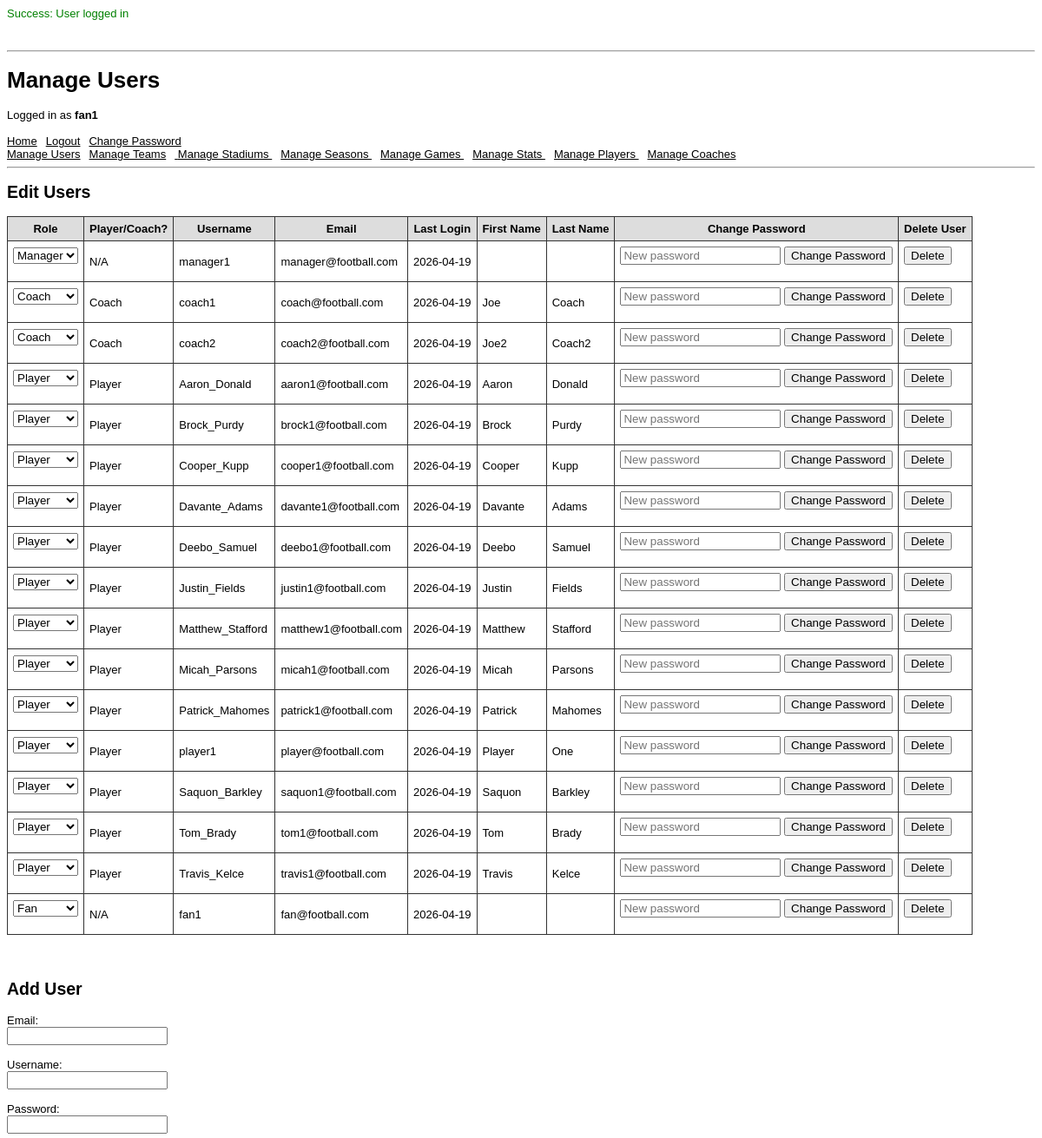
/pages/user_page.php (signed in, upper part), run on an earlier commit of the app's database.
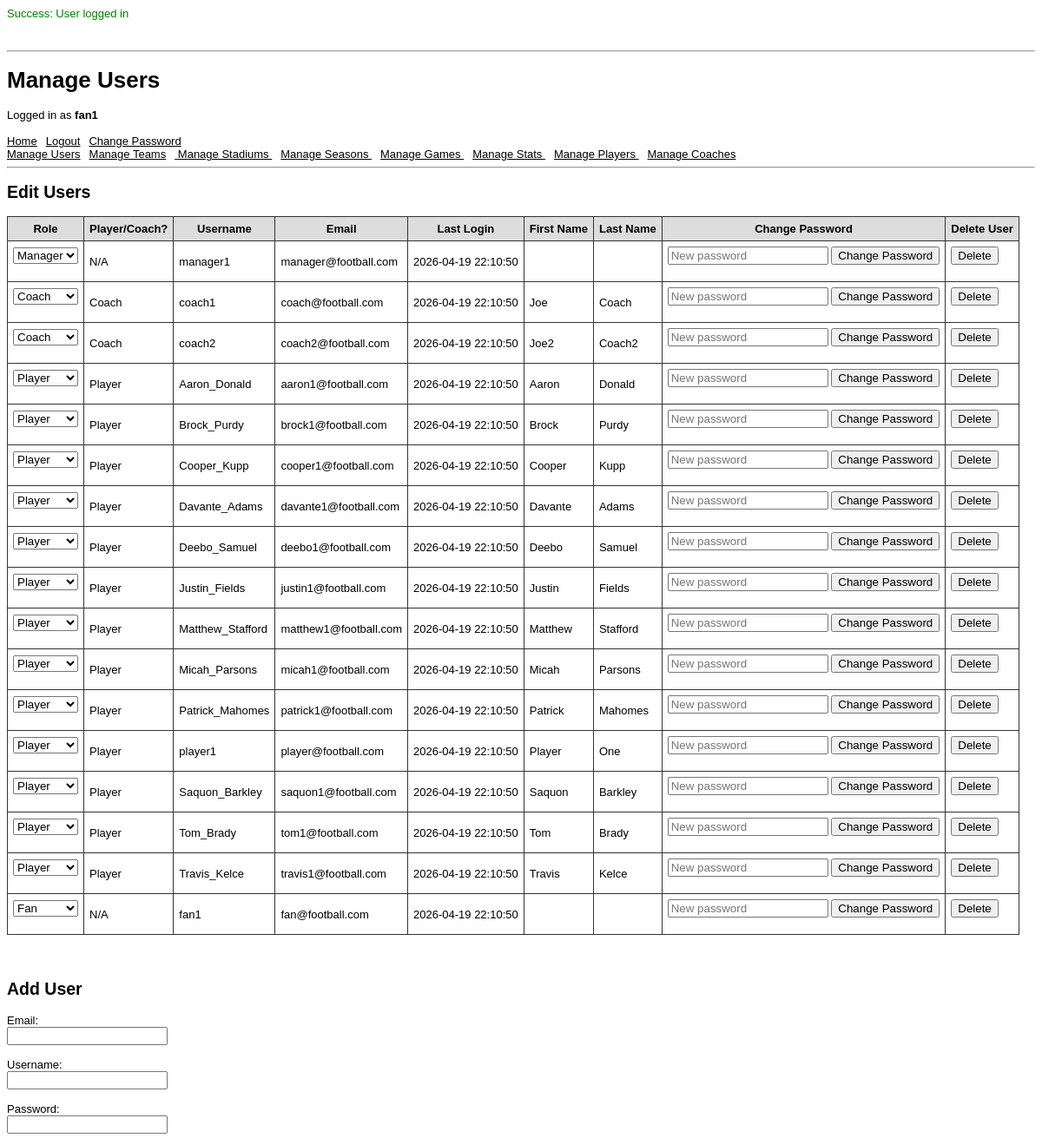
And on a later commit of the database.
### tables this page shows
CREATE TABLE UserAccount (
    user_id       INT UNSIGNED PRIMARY KEY AUTO_INCREMENT,
    role_id       INT UNSIGNED NOT NULL DEFAULT 1,
    username      VARCHAR(50)  NOT NULL UNIQUE,
    password_hash CHAR(60)     NOT NULL,
    email         VARCHAR(254) NOT NULL UNIQUE,
    last_login    TIMESTAMP    DEFAULT CURRENT_TIMESTAMP,

    FOREIGN KEY (role_id)
        REFERENCES Role(role_id)
        ON DELETE RESTRICT,

    CONSTRAINT valid_email    CHECK (email REGEXP '^[a-zA-Z0-9_.-]+@[a-zA-Z0-9-]+\.[a-zA-Z0-9-.]+$'),
    CONSTRAINT valid_username CHECK (CHAR_LENGTH(username) BETWEEN 4 AND 50)
);

CREATE TABLE Coach (
    coach_id   INT UNSIGNED PRIMARY KEY AUTO_INCREMENT,
    user_id    INT UNSIGNED NOT NULL UNIQUE,
    team_id    INT UNSIGNED,
    first_name VARCHAR(100) NOT NULL,
    last_name  VARCHAR(100) NOT NULL,

    FOREIGN KEY (user_id)
        REFERENCES UserAccount(user_id)
        ON DELETE CASCADE,

    FOREIGN KEY (team_id)
        REFERENCES Team(team_id)
        ON DELETE SET NULL
);

CREATE TABLE Player (
    player_id  INT UNSIGNED PRIMARY KEY AUTO_INCREMENT,
    user_id    INT UNSIGNED NOT NULL UNIQUE,
    first_name VARCHAR(100) NOT NULL,
    last_name  VARCHAR(100) NOT NULL,
    position   VARCHAR(5)   NOT NULL,
    status     VARCHAR(10)  NOT NULL,

    FOREIGN KEY (user_id)
        REFERENCES UserAccount(user_id)
        ON DELETE CASCADE
);

### pages/user_page.php (the view, shortened to what this page needs)
<?php
  require_once(__DIR__ . '/../scripts/StartSession.php');
  require_once(__DIR__ . '/../scripts/helpers.php');
  require_once(__DIR__ . '/html_components.php');
  do_html_header('Manage Users');
  check_valid_user();
  display_user_nav();
  display_manage_user();
  display_add_user();
  do_html_footer();
  function display_manage_user() {
    echo "<h2>Edit Users</h2>";
    $query = "
      SELECT
          u.username,
          u.user_id,
          r.name AS role,
          u.email,
          u.last_login,
          p.first_name AS player_first_name,
          p.last_name AS player_last_name,
          c.first_name AS coach_first_name,
          c.last_name AS coach_last_name
      FROM UserAccount u
      JOIN Role r
          ON r.role_id = u.role_id
      LEFT JOIN Player p
          ON u.user_id = p.user_id
      LEFT JOIN Coach c
          ON u.user_id = c.user_id
      ORDER BY u.role_id DESC, u.username ASC
    ";
    global $db;
    $result = query_with_perms($db, $query);
    echo "<table>";
    echo "<tr>
            <th>Role</th>
            <th>Player/Coach?</th>
            <th>Username</th>
            <th>Email</th>
            <th>Last Login</th>
            <th>First Name</th>
            <th>Last Name</th>
            <th>Change Password</th>
            <th>Delete User</th>
          </tr>";
    while ($row = $result->fetch_assoc()) {
      echo "<tr>";
      echo "<td>
              <form method='post' action='../scripts/user/edit_role.php'>
                <input type='hidden' name='manage_user_username' value='" . sanitize_str($row['username']) . "'>
                  <select name='manage_user_role' onchange='this.form.submit()'>";
                  $roles = get_roles();
                  foreach ($roles as $role) {
                      echo "<option value='$role'" . ($row['role'] == $role ? ' selected' : '') . ">$role</option>";
                  }
      echo "
                  </select>
                  <input type='hidden' name='username' value='" . sanitize_str($row['username']) . "'>
              </form>
            </td>";
      $query = "
        SELECT 'Player' AS job
        FROM Player
        WHERE user_id = ?
          UNION
        SELECT 'Coach' AS job
        FROM Coach
        WHERE user_id = ?
        LIMIT 1
      ";
      try {
        $stmt = prepare_with_perms($db, $query);
        $stmt->bind_param("ii", $row['user_id'], $row['user_id']);
        $stmt->execute();
        $stmt->store_result();
        if ($stmt->num_rows > 0) {
          $stmt->bind_result($player_or_coach);
          $stmt->fetch();
        } else {
          $player_or_coach = "N/A";
        }
      } catch (mysqli_sql_exception $e) {
        $player_or_coach = "N/A";
      } finally {
        $stmt->close();
      }
      echo "<td>" . sanitize_str($player_or_coach) . "</td>";
      echo "<td>" . sanitize_str($row['username']) . "</td>";
      echo "<td>" . sanitize_str($row['email']) . "</td>";
      echo "<td>" . sanitize_str($row['last_login']) . "</td>";
      $first_name = "";
      $last_name = "";
      if ($player_or_coach == 'Player') {
          $first_name = $row['player_first_name'];
          $last_name = $row['player_last_name'];
      } else if ($player_or_coach == 'Coach') {
          $first_name = $row['coach_first_name'];
          $last_name = $row['coach_last_name'];
      }
      echo "<td>" . sanitize_str($first_name) . "</td>";
      echo "<td>" . sanitize_str($last_name) . "</td>";
      echo "<td>";
      echo '<form method="post" action="../scripts/user/force_change_password.php">
              <input type="hidden" name="change_password_username" value="' . sanitize_str($row['username']) . '">
              <input type="text" placeholder="New password" name="change_password_password" required minlength="4">
              <input type="submit" value="Change Password">
            </form>
      ';
      echo "</td>";
      echo "<td>";
      echo '<form method="post" action="../scripts/user/delete_user.php">
              <input type="hidden" name="delete_username" value="' . sanitize_str($row['username']) . '">
              <input type="submit" value="Delete">
            </form>
      ';
      echo "</td>";
      echo "</tr>";
    }
    echo "</table>";
  }
  function display_add_user() {
    echo '
      <br>
      <h2>Add User</h2>
      <form method="post" action="../scripts/user/create_user.php">
        <label>Email:</label><br>
        <input type="email" name="add_user_email" required><br><br>
        <label>Username:</label><br>
        <input type="text" name="add_user_username" minlength="4" maxlength="50" required><br><br>
        <label>Password:</label><br>
        <input type="password" name="add_user_password" minlength="4" required><br><br>
        <label>Confirm Password:</label><br>
        <input type="password" name="add_user_repeat_password" minlength="4" required><br><br>
        <label>Role:</label><br>
        <select name="add_user_role" required>
          <option value="">-- Select Role --</option>
    ';
    echo '
        </select>
        <br><br>
      <input type="submit" value="Add User"><br><br>
    </form>
    ';
  }
  function get_roles() {
    global $db;
    $query = "
      SELECT name
      FROM Role
      ORDER BY role_id
    ";
    $result = query_with_perms($db, $query);
    $roles = [];
    while ($row = $result->fetch_assoc()) {
      $role = $row['name'];
      array_push($roles, $role);
    }
    return $roles;
  }
?>

### scripts/StartSession.php (shortened to what this page needs)
<?php
  if (isset($_SESSION['error']) && !empty($_SESSION['error'])) {
    echo '<p style="color: red">Error: '.htmlspecialchars($_SESSION['error']).'</p><br>';
  } else if (isset($_SESSION['success']) && !empty($_SESSION['success'])) {
    echo '<p style="color: green">Success: '.htmlspecialchars($_SESSION['success']).'</p><br>';
  }
?>

### pages/html_components.php (shortened to what this page needs)
<?php
function do_html_header($title) {
?>
<!doctype html>
<html>
<head>
</head>
<body>
<hr/>
<?php
  if ($title) {
    echo "<h1>" . htmlspecialchars($title) . "</h1>";
  }
}
function do_html_footer() {
?>
</body>
</html>
<?php
}
function display_user_nav() {
  echo "<a href='home_page.php'>Home</a>";
  echo "<a href='../scripts/user/logout.php'>Logout</a>";
  echo "<a href='change_password_page.php'>Change Password</a>";
  echo "<br>";
  echo "<a href='user_page.php'>Manage Users</a>";
  echo "<a href='team_page.php'>Manage Teams</a>";
  echo "<a href='stadium_page.php'>
          Manage Stadiums
        </a>";
  echo "<a href='season_page.php'>
          Manage Seasons
        </a>";
  echo "<a href='game_page.php'>
          Manage Games
        </a>";
  echo "<a href='stat_page.php'>
          Manage Stats
        </a>";
  echo "<a href='player_page.php'>
          Manage Players
        </a>";
  echo "<a href='coach_page.php'>
          Manage Coaches
        </a>";
  echo "<hr>";
}
?>

### scripts/helpers.php (shortened to what this page needs)
<?php
require_once(__DIR__ . "/../pages/html_components.php");
function sanitize_str($data) {
  if (empty($data) || is_null($data)) {
    return $data;
  }
  return htmlspecialchars(trim($data));
}
function check_valid_user() {
  echo "Logged in as <b>" . sanitize_str($_SESSION['UserName']) . "</b><br><br>";
}
function prepare_with_perms($db, $query) {
  try {
    $stmt = $db->prepare($query);
    return $stmt;
  } catch (Exception $e) {
    err_permission_denied();
  }
}
function query_with_perms($db, $query) {
  try {
    $result = $db->query($query);
    return $result;
  } catch (Exception $e) {
    err_permission_denied();
  }
}
?>

### pages/html_components.php (style rules this page uses)
body { font-family: Arial, Helvetica, sans-serif; font-size: 13px; }
li, td, th { font-family: Arial, Helvetica, sans-serif; font-size: 13px; }
hr { color: #3333cc; }
a { color: #000; margin-right: 10px; }
table { border-collapse: collapse; margin-bottom: 20px; }
th { background: #ddd; }
th, td { padding: 6px; border: 1px solid #333; }

What changed in the data, as far as the page shows it:
changed useraccount "manager1": last_login "2026-04-19" → "2026-04-19 22:10:50"
changed useraccount "coach1": last_login "2026-04-19" → "2026-04-19 22:10:50"
changed useraccount "coach2": last_login "2026-04-19" → "2026-04-19 22:10:50"
changed useraccount "Aaron_Donald": last_login "2026-04-19" → "2026-04-19 22:10:50"
changed useraccount "Brock_Purdy": last_login "2026-04-19" → "2026-04-19 22:10:50"
changed useraccount "Cooper_Kupp": last_login "2026-04-19" → "2026-04-19 22:10:50"
changed useraccount "Davante_Adams": last_login "2026-04-19" → "2026-04-19 22:10:50"
changed useraccount "Deebo_Samuel": last_login "2026-04-19" → "2026-04-19 22:10:50"
changed useraccount "Justin_Fields": last_login "2026-04-19" → "2026-04-19 22:10:50"
changed useraccount "Matthew_Stafford": last_login "2026-04-19" → "2026-04-19 22:10:50"
changed useraccount "Micah_Parsons": last_login "2026-04-19" → "2026-04-19 22:10:50"
changed useraccount "Patrick_Mahomes": last_login "2026-04-19" → "2026-04-19 22:10:50"
changed useraccount "player1": last_login "2026-04-19" → "2026-04-19 22:10:50"
changed useraccount "Saquon_Barkley": last_login "2026-04-19" → "2026-04-19 22:10:50"
changed useraccount "Tom_Brady": last_login "2026-04-19" → "2026-04-19 22:10:50"
changed useraccount "Travis_Kelce": last_login "2026-04-19" → "2026-04-19 22:10:50"
changed useraccount "fan1": last_login "2026-04-19" → "2026-04-19 22:10:50"
